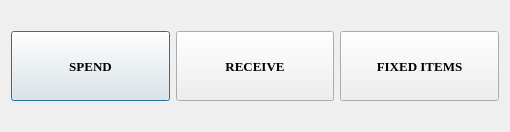
<?xml version="1.0" encoding="UTF-8"?>
<ui version="4.0">
 <class>dialogTransaction</class>
 <widget class="QDialog" name="dialogTransaction">
  <property name="windowModality">
   <enum>Qt::WindowModal</enum>
  </property>
  <property name="geometry">
   <rect>
    <x>0</x>
    <y>0</y>
    <width>510</width>
    <height>132</height>
   </rect>
  </property>
  <property name="windowTitle">
   <string>TRANSACTION</string>
  </property>
  <property name="windowIcon">
   <iconset resource="custom.qrc">
    <normaloff>:/icons/images/icons/naira.png</normaloff>:/icons/images/icons/naira.png</iconset>
  </property>
  <layout class="QVBoxLayout" name="verticalLayout">
   <item>
    <layout class="QHBoxLayout" name="horizontalLayout">
     <item>
      <widget class="QPushButton" name="pushButtonSpend">
       <property name="minimumSize">
        <size>
         <width>0</width>
         <height>70</height>
        </size>
       </property>
       <property name="font">
        <font>
         <family>Times New Roman</family>
         <pointsize>10</pointsize>
         <weight>75</weight>
         <bold>true</bold>
        </font>
       </property>
       <property name="text">
        <string>SPEND</string>
       </property>
      </widget>
     </item>
     <item>
      <widget class="QPushButton" name="pushButtonReceive">
       <property name="minimumSize">
        <size>
         <width>0</width>
         <height>70</height>
        </size>
       </property>
       <property name="font">
        <font>
         <family>Times New Roman</family>
         <pointsize>10</pointsize>
         <weight>75</weight>
         <bold>true</bold>
        </font>
       </property>
       <property name="text">
        <string>RECEIVE</string>
       </property>
      </widget>
     </item>
     <item>
      <widget class="QPushButton" name="pushButtonFixed">
       <property name="minimumSize">
        <size>
         <width>0</width>
         <height>70</height>
        </size>
       </property>
       <property name="font">
        <font>
         <family>Times New Roman</family>
         <pointsize>10</pointsize>
         <weight>75</weight>
         <bold>true</bold>
        </font>
       </property>
       <property name="text">
        <string>FIXED ITEMS</string>
       </property>
      </widget>
     </item>
    </layout>
   </item>
  </layout>
 </widget>
 <resources>
  <include location="custom.qrc"/>
 </resources>
 <connections/>
</ui>
